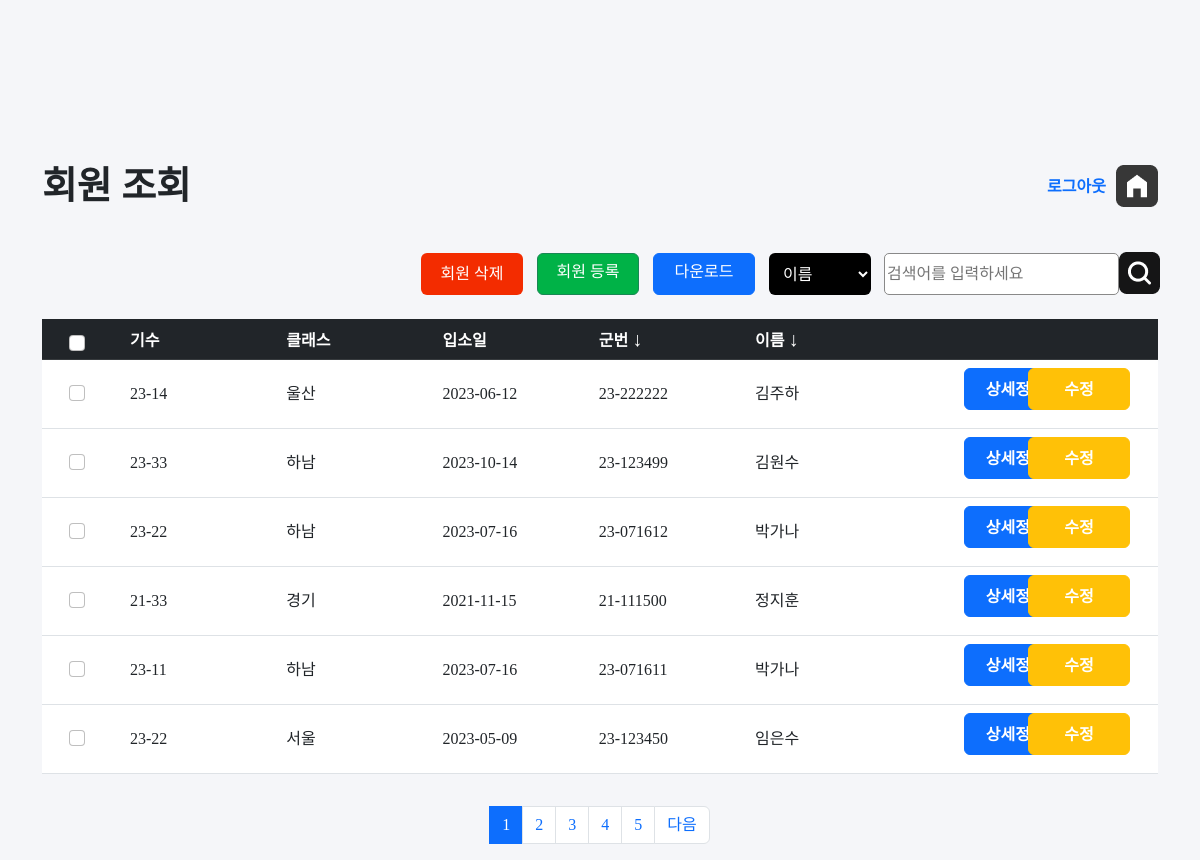
The app's page /jangseong/list.php (signed in), older data.
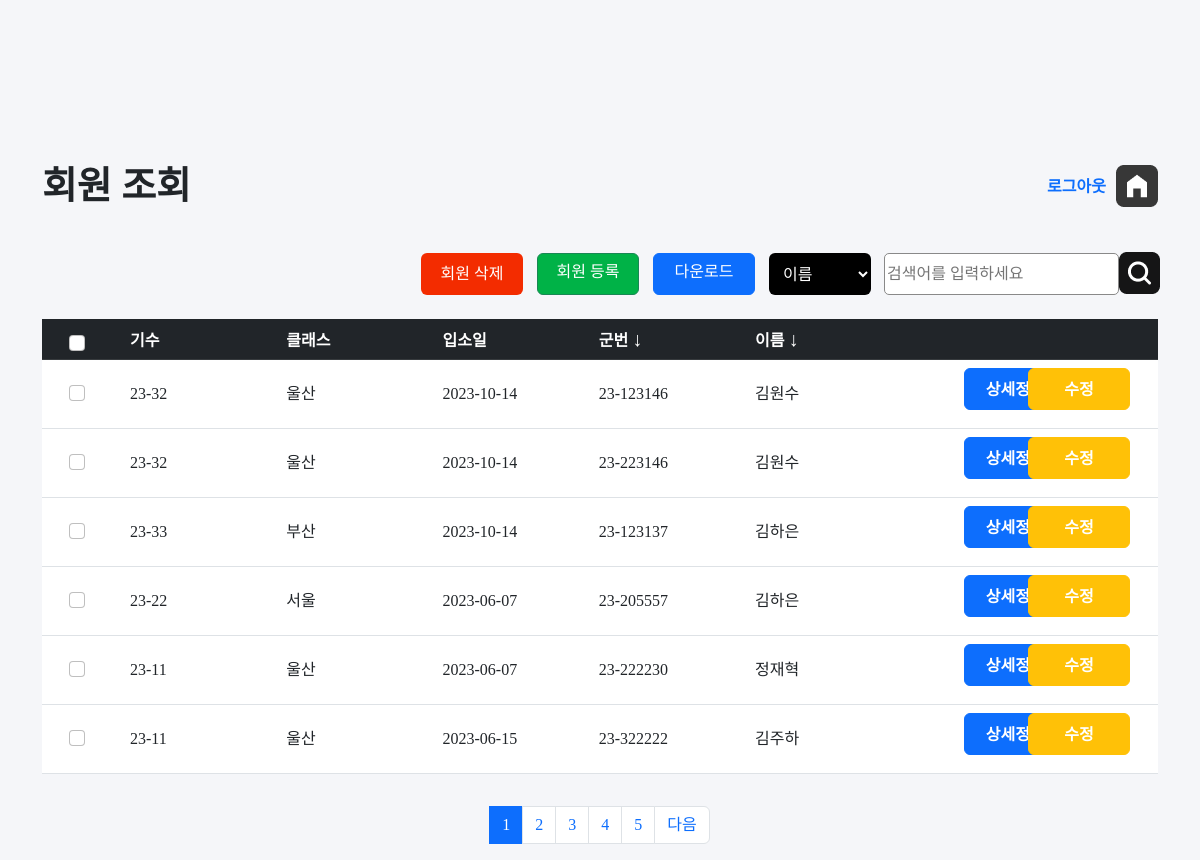
The same page, newer data.
### tables this page shows
CREATE TABLE `member` (
  `id` int(11) NOT NULL,
  `num` varchar(10) NOT NULL,
  `class` varchar(10) NOT NULL,
  `date` date NOT NULL,
  `memID` varchar(20) NOT NULL,
  `name` varchar(20) NOT NULL,
  `password` varchar(20) NOT NULL
);

### jangseong/list.php (the view, shortened to what the changed rows need)
<?php
require 'config.php';
if(!isset($_SESSION["login"]))
{
    echo "
    <div id='messagebox'>
    <script>
    alert('관리자 권한이 없는 계정입니다!');
    window.location.assign('index.php');
    </script>
    </div>
    ";
}
else{
?>
<!DOCTYPE html>
<html lang="en">
<head>
    <link rel="stylesheet" href="style.css">
    <link rel="stylesheet" href="src/bootstrap.min.css">
    <link rel="stylesheet" href="src/style.css">
</head>
<body>
    <div class="container"  >
        <div id="top">
            <h2>회원 조회</h2>
        </div>
    </div>
    <div class="container ">
        <div id="main">
            <form method="get" action="delete.php" name="listmember">
            <table class="table">
                <thead class="table-dark">
                <tr>
                    <th  class="text-center firstcol"  ><input class="form-check-input checklist" type="checkbox" id="myCheck" onclick="checkall()" style="position:relative; left:-5px; "></th>
                    <th class="listcol">기수</th>
                    <th class="listcol">클래스</th>
                    <th class="listcol">입소일</th>
                    <th class="listcol">군번 <a href="sort2.php?act=a" class="btnsort">&#8595;</a></th>
                    <th class="listcol">이름 <a href="sort.php?act=a" class="btnsort">&#8595;</a> </th>
                    <th >&nbsp;</th>
                </tr>
                </thead>
                <tbody>
                <?php
                    $per_page_record = 6;
                    if (isset($_GET["page"])) {
                        $page  = $_GET["page"];
                    }
                    else {
                        $page=1;
                    }
                    $start_from = ($page-1) * $per_page_record;
                    $sql = "SELECT * FROM member  ORDER BY id DESC LIMIT $start_from, $per_page_record ";
                    $result = $conn->query($sql);
                    if ($result->num_rows > 0) {
                    $num = 0;
                    while($row = $result->fetch_assoc()) {
                        $memberID=$row['id'];
                ?>
                <tr>
                    <td class="text-center" > <input class="form-check-input justify-content-center checkitem"  style="position:relative; left:-5px; "  type="checkbox" id="myCheck<?php  echo $num;?>" name="mem[]" value="<?php echo $row['id'];?>"></td>
                    <td><?php echo $row['num']; ?></td>
                    <td><?php echo $row['class']; ?></td>
                    <td><?php echo $row['date']; ?></td>
                    <td><?php echo $row['memID']; ?></td>
                    <td><?php echo $row['name']; ?></td>
                    <td id="cot" ><a href="view.php?memID=<?php echo $row['memID']; ?>" class="btn btn-primary btnfix" style="position:relative; left:53px;" >상세정보</a> <a href="edit.php?id=<?php echo $memberID ?>" class="btn btn-warning btnfix" style="color:white; float:right; margin-right:20px; position:relative; " >수정</a></td>
             </tr>
                <?php
                    $num+=1;
                }
                } else {
                echo "0 results";
                }
                ?>
                </tbody>
            </table>
            </form>
        </div>
    </div>
    <div    class="container">
        <ul class="pagination  justify-content-center"  >
            <?php
                $query = "SELECT COUNT(*) FROM member ORDER BY id";
                $rs_result = mysqli_query($conn, $query);
                $row = mysqli_fetch_row($rs_result);
                $total_records = $row[0];
                $total_pages = ceil($total_records / $per_page_record);
                $pagLink = "";
                for ($i=1; $i<=$total_pages; $i++) {
                    if ($i == $page) {
                        $pagLink .= "<li class='page-item active'><a class = 'page-link' href='list.php?page=".$i."'>".$i." </a></li>";
                    }
                    else  {
                        $pagLink .= "<li class='page-item '><a class='page-link' href='list.php?page=".$i."'> ".$i." </a></li>";
                    }
                }
                echo $pagLink;
                ?>
        </ul>
    </div>
</body>
</html>
<?php
}
?>

Row changes from the older to the newer data that the page shows:
removed member: num "23-14", class "울산", date "2023-06-12", memID "23-222222", name "김주하"
removed member: num "23-33", class "하남", date "2023-10-14", memID "23-123499", name "김원수"
removed member: num "23-22", class "하남", date "2023-07-16", memID "23-071612", name "박가나"
removed member: num "21-33", class "경기", date "2021-11-15", memID "21-111500", name "정지훈"
no longer on this page (row unchanged): member: num "23-11", class "하남", date "2023-07-16", memID "23-071611", name "박가나"
no longer on this page (row unchanged): member: num "23-22", class "서울", date "2023-05-09", memID "23-123450", name "임은수"
added member: num "23-32", class "울산", date "2023-10-14", memID "23-123146", name "김원수"
added member: num "23-32", class "울산", date "2023-10-14", memID "23-223146", name "김원수"
added member: num "23-33", class "부산", date "2023-10-14", memID "23-123137", name "김하은"
added member: num "23-22", class "서울", date "2023-06-07", memID "23-205557", name "김하은"
added member: num "23-11", class "울산", date "2023-06-07", memID "23-222230", name "정재혁"
added member: num "23-11", class "울산", date "2023-06-15", memID "23-322222", name "김주하"
